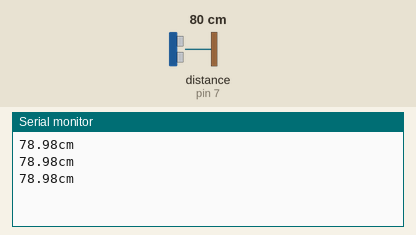
Simulated run of this sketch. Board: Arduino Uno, built with avr-gcc and run on an emulated ATmega328P. Shown: the last lines printed to the serial monitor. Wiring (inferred from the names in the program): ultrasonic range finder: trigger pin 8; echo pin 7. The inputs (shaded band) are chosen by the test bench; at power-on: distance to the obstacle (sensor on pin 7) 80 cm. The echo pulse lasts 58.3 µs per cm.

Above: at 1.2 s.
1.3 s: distance to the obstacle (sensor on pin 7) set to 2 cm
At 1.88 s:
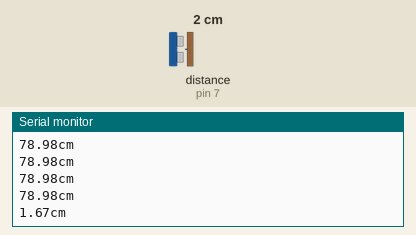
2.8 s: distance to the obstacle (sensor on pin 7) set to 4 cm
At 3.08 s:
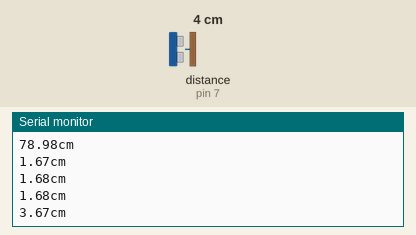
4.3 s: distance to the obstacle (sensor on pin 7) set to 120 cm
At 4.7 s:
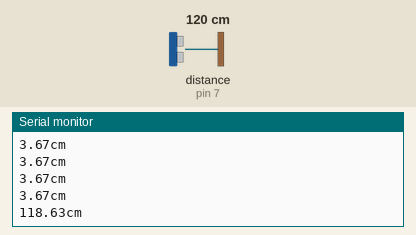
Timing chart, 0 to 7.3 s (numbered marks = the images above; inputs shaded):
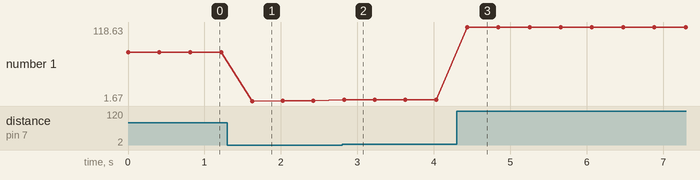

The sketch:

20._Ultrasonic_sensor.ino
```cpp
int trigPin = 8; // define the trig pin
int echoPin = 7; // define the echo pin
float duration, distance;
void setup()
{
Serial.begin (9600);
pinMode(trigPin, OUTPUT); // set the input and output pins
pinMode(echoPin, INPUT);
}
void loop() {
digitalWrite(trigPin, LOW);
delayMicroseconds(5);
digitalWrite(trigPin, HIGH);
delayMicroseconds(10);
digitalWrite(trigPin,LOW);
duration = pulseIn(echoPin, HIGH); // pulseIn function will start the timer ,when the trig signal produces the signal and store the value in duration
distance = (duration*0.034)/2; //the speed of the sound is0.034 microseconds.Dividing by 2 means the Sound will travels the object and come back
Serial.print(distance); // print the distance
Serial.print("cm");
Serial.println();
delay(400);
}
```

Measured:
- after the input at 1.3 s, the serial monitor: prints a new line after 0.32 s (image 1)
- after the input at 2.8 s, the serial monitor: prints a new line at once (image 2)
- after the input at 4.3 s, the serial monitor: prints a new line after 0.14 s (image 3)
- plotted number 1: 78.98 → 1.68 after the input at 1.3 s, 1.68 → 3.67 after the input at 2.8 s, 3.67 → 118.63 after the input at 4.3 s
